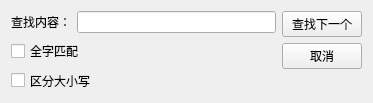
<?xml version="1.0" encoding="UTF-8"?>
<ui version="4.0">
 <class>SearchDialog</class>
 <widget class="QWidget" name="SearchDialog">
  <property name="geometry">
   <rect>
    <x>0</x>
    <y>0</y>
    <width>373</width>
    <height>103</height>
   </rect>
  </property>
  <property name="minimumSize">
   <size>
    <width>373</width>
    <height>103</height>
   </size>
  </property>
  <property name="maximumSize">
   <size>
    <width>373</width>
    <height>103</height>
   </size>
  </property>
  <property name="windowTitle">
   <string>查找</string>
  </property>
  <layout class="QGridLayout" name="gridLayout">
   <item row="0" column="0">
    <layout class="QVBoxLayout" name="verticalLayout_3">
     <item>
      <layout class="QHBoxLayout" name="horizontalLayout">
       <item>
        <widget class="QLabel" name="label">
         <property name="text">
          <string>查找内容：</string>
         </property>
        </widget>
       </item>
       <item>
        <widget class="QLineEdit" name="content"/>
       </item>
      </layout>
     </item>
     <item>
      <layout class="QVBoxLayout" name="verticalLayout_2">
       <item>
        <widget class="QCheckBox" name="checkBox">
         <property name="text">
          <string>全字匹配</string>
         </property>
        </widget>
       </item>
       <item>
        <widget class="QCheckBox" name="checkBox_2">
         <property name="text">
          <string>区分大小写</string>
         </property>
        </widget>
       </item>
      </layout>
     </item>
    </layout>
   </item>
   <item row="0" column="1">
    <layout class="QVBoxLayout" name="verticalLayout">
     <item>
      <widget class="QPushButton" name="nextButton">
       <property name="text">
        <string>查找下一个</string>
       </property>
      </widget>
     </item>
     <item>
      <widget class="QPushButton" name="cancelButton">
       <property name="text">
        <string>取消</string>
       </property>
      </widget>
     </item>
     <item>
      <spacer name="verticalSpacer">
       <property name="orientation">
        <enum>Qt::Vertical</enum>
       </property>
       <property name="sizeHint" stdset="0">
        <size>
         <width>20</width>
         <height>40</height>
        </size>
       </property>
      </spacer>
     </item>
    </layout>
   </item>
  </layout>
 </widget>
 <resources/>
 <connections/>
</ui>
